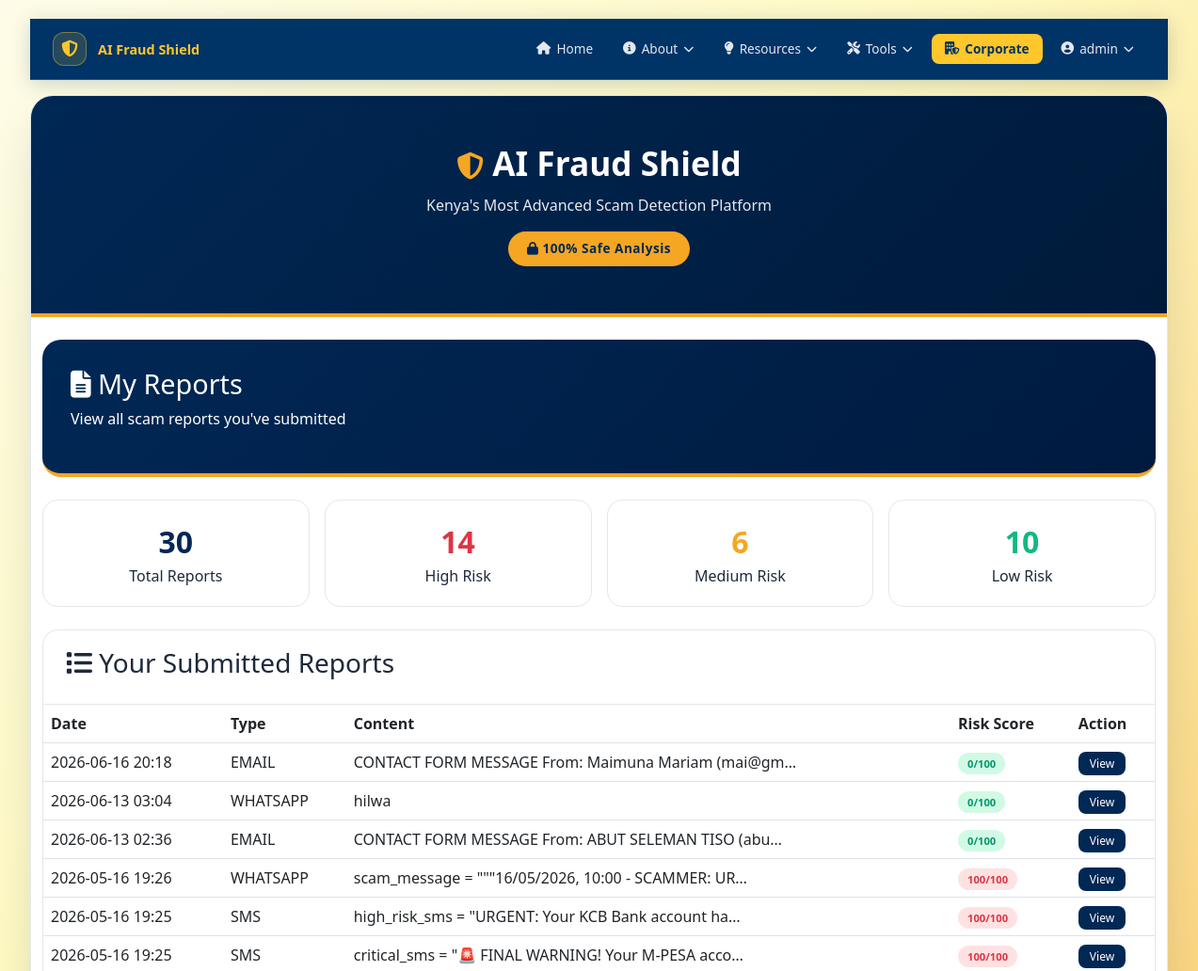
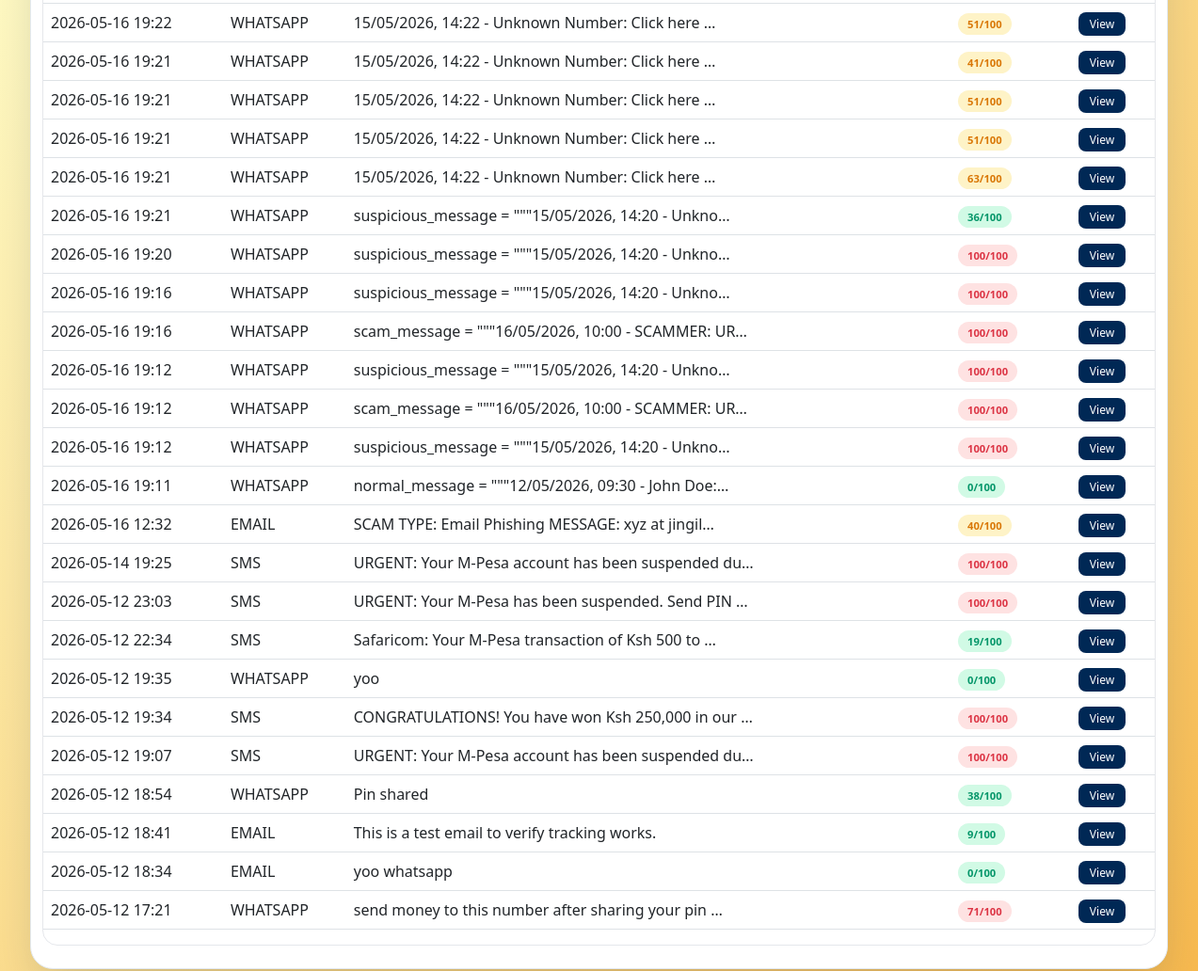
/my-reports/ (signed in), run on the app's committed database (2 pictures, top to bottom).
### detector/models.py (models this page shows, shortened)
class ScamReport(models.Model):
    REPORT_TYPES = [
        ('SMS', 'SMS Message'),
        ('EMAIL', 'Email'),
        ('URL', 'Website Link'),
        ('PHONE', 'Phone Number'),
        ('WHATSAPP', 'WhatsApp Chat'),
        ('SCREENSHOT', 'Screenshot'),
        ('CALL', 'Phone Call'),
        ('TELEGRAM', 'Telegram Message'),
        ('USSD', 'USSD Report'),
        ('WEB', 'Web Page'),
    ]
    user = models.ForeignKey(User, on_delete=models.CASCADE, null=True, blank=True, related_name='scam_reports')
    company = models.ForeignKey(Company, on_delete=models.SET_NULL, null=True, blank=True, related_name='company_reports')
    report_type = models.CharField(max_length=20, choices=REPORT_TYPES)
    content = models.TextField()
    risk_score = models.IntegerField()
    risk_level = models.CharField(max_length=20)
    reported_by = models.CharField(max_length=100, blank=True, null=True)
    date_reported = models.DateTimeField(auto_now_add=True)
    county = models.CharField(max_length=100, blank=True, null=True)
    latitude = models.FloatField(blank=True, null=True)
    longitude = models.FloatField(blank=True, null=True)
    ip_address = models.CharField(max_length=50, blank=True, null=True)
    class Meta:
        ordering = ['-date_reported']
        verbose_name = 'Scam Report'
        verbose_name_plural = 'Scam Reports'
        indexes = [
            models.Index(fields=['risk_score'], name='idx_scam_score'),
            models.Index(fields=['report_type'], name='idx_scam_type'),
            models.Index(fields=['date_reported'], name='idx_scam_date'),
            models.Index(fields=['user'], name='idx_scam_user'),
            models.Index(fields=['company'], name='idx_scam_company'),
        ]

### detector/views.py (the view)
# urls.py: path('my-reports/', views.my_reports, name='my_reports'),
@login_required
def my_reports(request):
    reports = ScamReport.objects.filter(user=request.user).order_by('-date_reported')
    context = {
        'reports': reports[:50],
        'total': reports.count(),
        'high_risk': reports.filter(risk_score__gte=70).count(),
        'medium_risk': reports.filter(risk_score__gte=40, risk_score__lt=70).count(),
        'low_risk': reports.filter(risk_score__lt=40).count(),
    }
    return render(request, 'detector/my_reports.html', context)

### detector/templates/detector/my_reports.html (shortened to what this page needs)
{% extends 'base.html' %}
{% load static %}
{% block content %}
<div class="container py-4">
    <div class="dashboard-header">
        <h1><i class="fas fa-file-alt"></i> My Reports</h1>
        <p>View all scam reports you've submitted</p>
    </div>
    <div class="stats-grid">
        <div class="stat-card navy">
            <div class="stat-value">{{ total }}</div>
            <div class="stat-label">Total Reports</div>
        </div>
        <div class="stat-card danger">
            <div class="stat-value">{{ high_risk }}</div>
            <div class="stat-label">High Risk</div>
        </div>
        <div class="stat-card warning">
            <div class="stat-value">{{ medium_risk }}</div>
            <div class="stat-label">Medium Risk</div>
        </div>
        <div class="stat-card success">
            <div class="stat-value">{{ low_risk }}</div>
            <div class="stat-label">Low Risk</div>
        </div>
    </div>
    <div class="table-card">
        <div class="card-header">
            <h3><i class="fas fa-list"></i> Your Submitted Reports</h3>
        </div>
        <div class="table-wrapper">
            <table class="table">
                <thead>
                    <tr>
                        <th>Date</th>
                        <th>Type</th>
                        <th>Content</th>
                        <th>Risk Score</th>
                        <th>Action</th>
                    </tr>
                </thead>
                <tbody>
                    {% for report in reports %}
                    <tr>
                        <td>{{ report.date_reported|date:"Y-m-d H:i" }}</td>
                        <td>{{ report.report_type }}</td>
                        <td>{{ report.content|truncatechars:50 }}</td>
                        <td>
                            <span class="badge-level {% if report.risk_score >= 70 %}HIGH{% elif report.risk_score >= 40 %}MEDIUM{% else %}LOW{% endif %}">
                                {{ report.risk_score }}/100
                            </span>
                        </td>
                        <td>
                            <a href="/admin/detector/scamreport/{{ report.id }}/change/" class="btn-view">View</a>
                        </td>
                    </tr>
                    {% empty %}
                    <tr>
                        <td colspan="5" class="text-center py-4">No reports found</td>
                    </tr>
                    {% endfor %}
                </tbody>
            </table>
        </div>
    </div>
</div>
{% endblock %}

### templates/includes/navbar.html (shortened to what this page needs)
{% load static %}
<nav class="navbar-custom">
    <div class="navbar-container">
        <a href="/" class="navbar-logo">
            <div class="logo-icon">
                <i class="fas fa-shield-alt"></i>
            </div>
            <div class="logo-text">
                <span class="logo-fraud">AI Fraud Shield</span>
            </div>
        </a>
        <div class="navbar-desktop">
            <a href="/" class="nav-link {% if request.path == '/' %}active{% endif %}">
                <i class="fas fa-home"></i> Home
            </a>
            <div class="dropdown">
                <button class="dropdown-btn {% if '/about/' in request.path or '/how-it-works/' in request.path or '/contact/' in request.path %}active{% endif %}">
                    <i class="fas fa-info-circle"></i> About <i class="fas fa-chevron-down"></i>
                </button>
            </div>
            <div class="dropdown">
                <button class="dropdown-btn {% if '/safety-tips/' in request.path or '/scam-alerts/' in request.path %}active{% endif %}">
                    <i class="fas fa-lightbulb"></i> Resources <i class="fas fa-chevron-down"></i>
                </button>
            </div>
            <div class="dropdown">
                <button class="dropdown-btn {% if '/report-scam/' in request.path or '/heatmap/' in request.path or '/leaderboard/' in request.path %}active{% endif %}">
                    <i class="fas fa-tools"></i> Tools <i class="fas fa-chevron-down"></i>
                </button>
            </div>
            {% if user.is_authenticated %}
                {% with profile=user.userprofile %}
                    {% if profile.role == 'COMPANY_ADMIN' or profile.role == 'SUPER_ADMIN' or user.is_superuser %}
                        <a href="/corporate/" class="btn-corporate">
                            <i class="fas fa-building-shield"></i> Corporate
                        </a>
                    {% endif %}
                {% endwith %}
            {% endif %}
            <div class="dropdown">
                {% if user.is_authenticated %}
                    <button class="dropdown-btn">
                        <i class="fas fa-user-circle"></i> {{ user.username|truncatechars:10 }} <i class="fas fa-chevron-down"></i>
                    </button>
                {% endif %}
            </div>
        </div>
    </div>
</nav>

### detector/templates/base.html (style rules this page uses)
:root { --navy: #002855; --navy-dark: #001a3a; --navy-light: #e8f0fe; --gold: #f5a623; --gold-dark: #e6951a; --gold-light: #fef3d5; --white: #ffffff; --gray: #6c757d; --text-dark: #1e293b; --text-light: #64748b; --border-color: #e2e8f0; }
* { box-sizing: border-box; margin: 0; padding: 0; }
body { background: linear-gradient(135deg, #fefce8 0%, #fef9c3 30%, #f7b94e 100%); font-family: 'Segoe UI', Tahoma, Geneva, Verdana, sans-serif; min-height: 100vh; padding: clamp(10px, 3vw, 20px); color: var(--text-dark); line-height: 1.5; }
.container { max-width: 1400px; margin: 0 auto; width: 100%; }

### templates/includes/navbar.html (style rules this page uses)
:root { --usiu-navy: #003366; --usiu-navy-dark: #002244; --usiu-gold: #FFC72C; --usiu-gold-dark: #e6b422; --usiu-red: #DC2626; --usiu-red-dark: #b91c1c; --usiu-text: #e2e8f0; }
.navbar-custom { background: var(--usiu-navy); box-shadow: 0 4px 20px rgba(0, 51, 102, 0.2); position: sticky; top: 0; z-index: 1000; border-bottom: 1px solid rgba(255, 199, 44, 0.2); }
.navbar-container { max-width: 1400px; margin: 0 auto; padding: 0 1.5rem; display: flex; justify-content: space-between; align-items: center; height: 64px; }
.navbar-logo { display: flex; align-items: center; gap: 12px; text-decoration: none; }
.logo-icon { width: 36px; height: 36px; background: rgba(255, 199, 44, 0.15); border-radius: 12px; display: flex; align-items: center; justify-content: center; border: 1px solid rgba(255, 199, 44, 0.4); transition: all 0.3s ease; }
.logo-icon i { color: var(--usiu-gold); font-size: 1.1rem; }
.logo-text { display: none; }
@media (min-width: 640px) { .logo-text { display: block; } }
.logo-fraud { color: var(--usiu-gold); font-weight: 700; font-size: 0.9rem; }
.navbar-desktop { display: none; align-items: center; gap: 8px; }
@media (min-width: 1024px) { .navbar-desktop { display: flex; } }
.dropdown { position: relative; display: inline-block; }
.dropdown-btn { display: flex; align-items: center; gap: 6px; padding: 6px 12px; background: none; border: none; color: var(--usiu-text); font-size: 0.85rem; font-weight: 500; border-radius: 8px; cursor: pointer; transition: all 0.2s ease; }
.dropdown-btn i.fa-chevron-down { font-size: 0.7rem; transition: transform 0.2s; }
.dropdown::after { content: ''; position: absolute; top: 100%; left: 0; width: 100%; height: 8px; background: transparent; }
.nav-link { display: flex; align-items: center; gap: 6px; padding: 6px 12px; color: var(--usiu-text); font-size: 0.85rem; font-weight: 500; border-radius: 8px; text-decoration: none; transition: all 0.2s ease; }
.btn-corporate { background: var(--usiu-gold); color: var(--usiu-navy); padding: 6px 14px; border-radius: 8px; font-weight: 600; font-size: 0.85rem; text-decoration: none; display: flex; align-items: center; gap: 6px; transition: all 0.2s ease; }

### detector/templates/detector/my_reports.html (style rules this page uses)
.dashboard-header { background: linear-gradient(135deg, #002855 0%, #001a3f 100%); border-radius: 20px; padding: 30px; margin-bottom: 24px; color: white; border-bottom: 4px solid #f5a623; }
.dashboard-header h1 { font-size: 1.8rem; margin-bottom: 8px; }
.stats-grid { display: grid; grid-template-columns: repeat(auto-fit, minmax(200px, 1fr)); gap: 16px; margin-bottom: 24px; }
.stat-card { background: white; border-radius: 16px; padding: 20px; border: 1px solid #e5e7eb; text-align: center; }
.stat-card .stat-value { font-size: 2rem; font-weight: 800; }
.stat-card.navy .stat-value { color: #002855; }
.stat-card.danger .stat-value { color: #dc3545; }
.stat-card.warning .stat-value { color: #f5a623; }
.stat-card.success .stat-value { color: #10b981; }
.table-card { background: white; border-radius: 16px; overflow: hidden; border: 1px solid #e5e7eb; }
.card-header { padding: 18px 24px; border-bottom: 1px solid #e5e7eb; }
.badge-level { padding: 4px 10px; border-radius: 20px; font-size: 0.7rem; font-weight: 700; }
.badge-level.HIGH { background: #fee2e2; color: #dc3545; }
.badge-level.MEDIUM { background: #fef3c7; color: #d97706; }
.badge-level.LOW { background: #d1fae5; color: #059669; }
.btn-view { background: #002855; color: white; padding: 4px 12px; border-radius: 8px; text-decoration: none; font-size: 0.75rem; }

### data on the page
ScamReport: date_reported "2026-06-16 20:18", report_type "EMAIL", content "CONTACT FORM MESSAGE From: Maimuna Mariam (mai@gm…", risk_score "0"
ScamReport: date_reported "2026-06-13 03:04", report_type "WHATSAPP", content "hilwa", risk_score "0"
ScamReport: date_reported "2026-06-13 02:36", report_type "EMAIL", content "CONTACT FORM MESSAGE From: ABUT SELEMAN TISO (abu…", risk_score "0"
ScamReport: date_reported "2026-05-16 19:26", report_type "WHATSAPP", content "scam_message = \"\"\"16/05/2026, 10:00 - SCAMMER: UR…", risk_score "100"
ScamReport: date_reported "2026-05-16 19:25", report_type "SMS", content "high_risk_sms = \"URGENT: Your KCB Bank account ha…", risk_score "100"
ScamReport: date_reported "2026-05-16 19:25", report_type "SMS", content "critical_sms = \"🚨 FINAL WARNING! Your M-PESA acco…", risk_score "100"
ScamReport: date_reported "2026-05-16 19:22", report_type "WHATSAPP", content "15/05/2026, 14:22 - Unknown Number: Click here …", risk_score "51"
ScamReport: date_reported "2026-05-16 19:21", report_type "WHATSAPP", content "15/05/2026, 14:22 - Unknown Number: Click here …", risk_score "41"
ScamReport: date_reported "2026-05-16 19:21", report_type "WHATSAPP", content "15/05/2026, 14:22 - Unknown Number: Click here …", risk_score "51"
ScamReport: date_reported "2026-05-16 19:21", report_type "WHATSAPP", content "15/05/2026, 14:22 - Unknown Number: Click here …", risk_score "51"
ScamReport: date_reported "2026-05-16 19:21", report_type "WHATSAPP", content "15/05/2026, 14:22 - Unknown Number: Click here …", risk_score "63"
ScamReport: date_reported "2026-05-16 19:21", report_type "WHATSAPP", content "suspicious_message = \"\"\"15/05/2026, 14:20 - Unkno…", risk_score "36"
ScamReport: date_reported "2026-05-16 19:20", report_type "WHATSAPP", content "suspicious_message = \"\"\"15/05/2026, 14:20 - Unkno…", risk_score "100"
ScamReport: date_reported "2026-05-16 19:16", report_type "WHATSAPP", content "suspicious_message = \"\"\"15/05/2026, 14:20 - Unkno…", risk_score "100"
ScamReport: date_reported "2026-05-16 19:16", report_type "WHATSAPP", content "scam_message = \"\"\"16/05/2026, 10:00 - SCAMMER: UR…", risk_score "100"
ScamReport: date_reported "2026-05-16 19:12", report_type "WHATSAPP", content "suspicious_message = \"\"\"15/05/2026, 14:20 - Unkno…", risk_score "100"
ScamReport: date_reported "2026-05-16 19:12", report_type "WHATSAPP", content "scam_message = \"\"\"16/05/2026, 10:00 - SCAMMER: UR…", risk_score "100"
ScamReport: date_reported "2026-05-16 19:12", report_type "WHATSAPP", content "suspicious_message = \"\"\"15/05/2026, 14:20 - Unkno…", risk_score "100"
ScamReport: date_reported "2026-05-16 19:11", report_type "WHATSAPP", content "normal_message = \"\"\"12/05/2026, 09:30 - John Doe:…", risk_score "0"
ScamReport: date_reported "2026-05-16 12:32", report_type "EMAIL", content "SCAM TYPE: Email Phishing MESSAGE: xyz at jingil…", risk_score "40"
ScamReport: date_reported "2026-05-14 19:25", report_type "SMS", content "URGENT: Your M-Pesa account has been suspended du…", risk_score "100"
ScamReport: date_reported "2026-05-12 23:03", report_type "SMS", content "URGENT: Your M-Pesa has been suspended. Send PIN …", risk_score "100"
ScamReport: date_reported "2026-05-12 22:34", report_type "SMS", content "Safaricom: Your M-Pesa transaction of Ksh 500 to …", risk_score "19"
ScamReport: date_reported "2026-05-12 19:35", report_type "WHATSAPP", content "yoo", risk_score "0"
ScamReport: date_reported "2026-05-12 19:34", report_type "SMS", content "CONGRATULATIONS! You have won Ksh 250,000 in our …", risk_score "100"
ScamReport: date_reported "2026-05-12 19:07", report_type "SMS", content "URGENT: Your M-Pesa account has been suspended du…", risk_score "100"
ScamReport: date_reported "2026-05-12 18:54", report_type "WHATSAPP", content "Pin shared", risk_score "38"
ScamReport: date_reported "2026-05-12 18:41", report_type "EMAIL", content "This is a test email to verify tracking works.", risk_score "9"
ScamReport: date_reported "2026-05-12 18:34", report_type "EMAIL", content "yoo whatsapp", risk_score "0"
ScamReport: date_reported "2026-05-12 17:21", report_type "WHATSAPP", content "send money to this number after sharing your pin …", risk_score "71"

### other printed values
{{ user.username|truncatechars:10 }} "admin"
{{ total }} "30"
{{ high_risk }} "14"
{{ medium_risk }} "6"
{{ low_risk }} "10"
